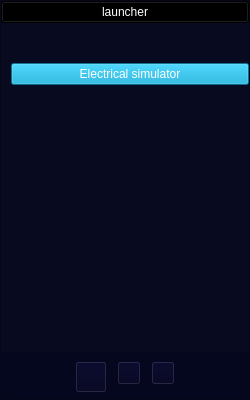
<?xml version="1.0" encoding="UTF-8"?>
<ui version="4.0">
 <class>Menu</class>
 <widget class="QFrame" name="Menu">
  <property name="geometry">
   <rect>
    <x>0</x>
    <y>0</y>
    <width>250</width>
    <height>400</height>
   </rect>
  </property>
  <property name="minimumSize">
   <size>
    <width>250</width>
    <height>400</height>
   </size>
  </property>
  <property name="maximumSize">
   <size>
    <width>280</width>
    <height>8192</height>
   </size>
  </property>
  <property name="windowTitle">
   <string>Frame</string>
  </property>
  <property name="styleSheet">
   <string notr="true">background-color: rgb(8, 10, 32);</string>
  </property>
  <property name="frameShape">
   <enum>QFrame::StyledPanel</enum>
  </property>
  <property name="frameShadow">
   <enum>QFrame::Raised</enum>
  </property>
  <layout class="QVBoxLayout" name="verticalLayout_2">
   <property name="spacing">
    <number>0</number>
   </property>
   <property name="sizeConstraint">
    <enum>QLayout::SetMinimumSize</enum>
   </property>
   <property name="leftMargin">
    <number>0</number>
   </property>
   <property name="topMargin">
    <number>0</number>
   </property>
   <property name="rightMargin">
    <number>0</number>
   </property>
   <property name="bottomMargin">
    <number>0</number>
   </property>
   <item>
    <widget class="QPushButton" name="LaunherPushButton">
     <property name="styleSheet">
      <string notr="true">font: 75 italic 20pt &quot;Times New Roman&quot;;
color: rgb(255, 255, 255);
background-color: rgba(0, 0, 0, 255);</string>
     </property>
     <property name="text">
      <string>launcher</string>
     </property>
    </widget>
   </item>
   <item>
    <spacer name="verticalSpacer_2">
     <property name="orientation">
      <enum>Qt::Vertical</enum>
     </property>
     <property name="sizeType">
      <enum>QSizePolicy::Minimum</enum>
     </property>
     <property name="sizeHint" stdset="0">
      <size>
       <width>20</width>
       <height>40</height>
      </size>
     </property>
    </spacer>
   </item>
   <item>
    <layout class="QVBoxLayout" name="verticalLayout">
     <property name="spacing">
      <number>15</number>
     </property>
     <property name="leftMargin">
      <number>10</number>
     </property>
     <property name="topMargin">
      <number>0</number>
     </property>
     <item>
      <widget class="QPushButton" name="pushButtonElectricalSimulator">
       <property name="styleSheet">
        <string notr="true">background-color: rgb(0, 159, 205, 128);
selection-background-color: rgb(128, 128, 128);
color: rgb(255, 255, 255);
font: 75 12pt &quot;Arial&quot;;</string>
       </property>
       <property name="text">
        <string>Electrical simulator</string>
       </property>
      </widget>
     </item>
    </layout>
   </item>
   <item>
    <spacer name="verticalSpacer">
     <property name="orientation">
      <enum>Qt::Vertical</enum>
     </property>
     <property name="sizeHint" stdset="0">
      <size>
       <width>20</width>
       <height>40</height>
      </size>
     </property>
    </spacer>
   </item>
   <item>
    <widget class="QFrame" name="horizontalFrame">
     <property name="styleSheet">
      <string notr="true">background-color: rgba(0, 0, 30, 80);</string>
     </property>
     <layout class="QHBoxLayout" name="horizontalLayout">
      <property name="spacing">
       <number>10</number>
      </property>
      <property name="leftMargin">
       <number>5</number>
      </property>
      <property name="topMargin">
       <number>5</number>
      </property>
      <property name="rightMargin">
       <number>5</number>
      </property>
      <property name="bottomMargin">
       <number>10</number>
      </property>
      <item>
       <spacer name="horizontalSpacer_2">
        <property name="orientation">
         <enum>Qt::Horizontal</enum>
        </property>
        <property name="sizeHint" stdset="0">
         <size>
          <width>40</width>
          <height>20</height>
         </size>
        </property>
       </spacer>
      </item>
      <item>
       <widget class="QPushButton" name="pushButton_2">
        <property name="minimumSize">
         <size>
          <width>32</width>
          <height>32</height>
         </size>
        </property>
        <property name="maximumSize">
         <size>
          <width>24</width>
          <height>24</height>
         </size>
        </property>
        <property name="text">
         <string/>
        </property>
        <property name="icon">
         <iconset resource="rec.qrc">
          <normaloff>:/icon/electrical simulator.png</normaloff>:/icon/electrical simulator.png</iconset>
        </property>
        <property name="iconSize">
         <size>
          <width>24</width>
          <height>24</height>
         </size>
        </property>
       </widget>
      </item>
      <item>
       <widget class="QPushButton" name="pushButton_3">
        <property name="minimumSize">
         <size>
          <width>24</width>
          <height>24</height>
         </size>
        </property>
        <property name="maximumSize">
         <size>
          <width>24</width>
          <height>24</height>
         </size>
        </property>
        <property name="text">
         <string/>
        </property>
       </widget>
      </item>
      <item>
       <widget class="QPushButton" name="pushButton_4">
        <property name="minimumSize">
         <size>
          <width>24</width>
          <height>24</height>
         </size>
        </property>
        <property name="maximumSize">
         <size>
          <width>24</width>
          <height>24</height>
         </size>
        </property>
        <property name="text">
         <string/>
        </property>
       </widget>
      </item>
      <item>
       <spacer name="horizontalSpacer">
        <property name="orientation">
         <enum>Qt::Horizontal</enum>
        </property>
        <property name="sizeHint" stdset="0">
         <size>
          <width>40</width>
          <height>20</height>
         </size>
        </property>
       </spacer>
      </item>
     </layout>
    </widget>
   </item>
  </layout>
 </widget>
 <resources>
  <include location="rec.qrc"/>
 </resources>
 <connections/>
</ui>
